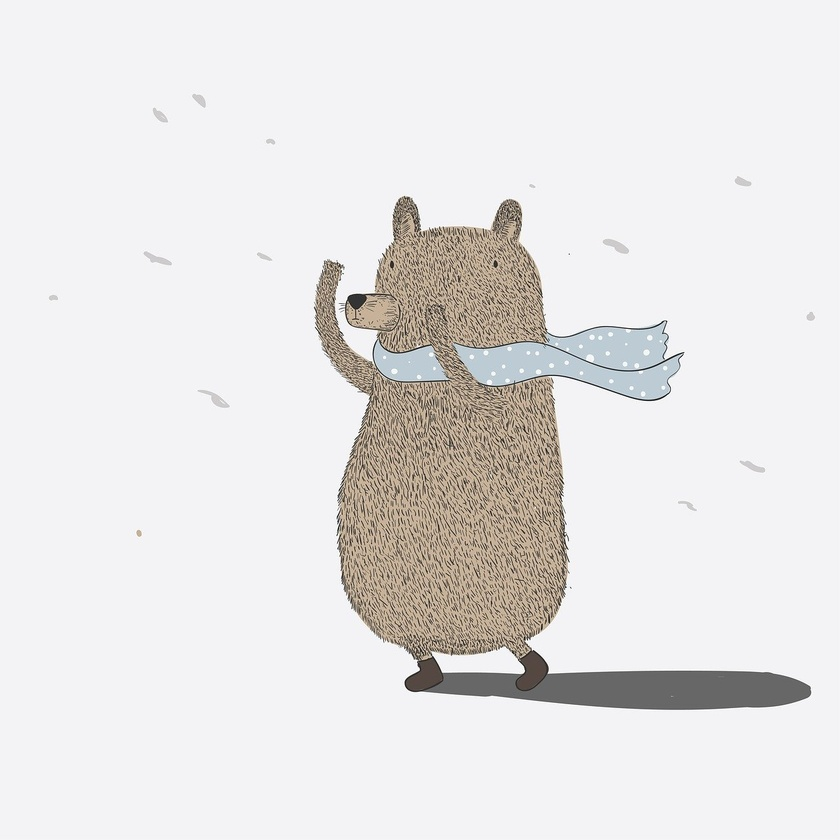
#> input picture day13_openCv/bear.jpg, 840 x 840 px, shrunk from 1280 x 1280 before the run
$ python myCv6.py
#> lines starting #> are read from the running program, lines starting #| are printed output that depends on the picture
import cv2

img = cv2.imread('bear.jpg', cv2.IMREAD_COLOR)
#> img is the input picture: shape (840, 840, 3); mean B, G, R 228.2, 228.5, 230.2

img90 = cv2.rotate(img, cv2.ROTATE_90_CLOCKWISE) # 시계방향으로 90도 회전
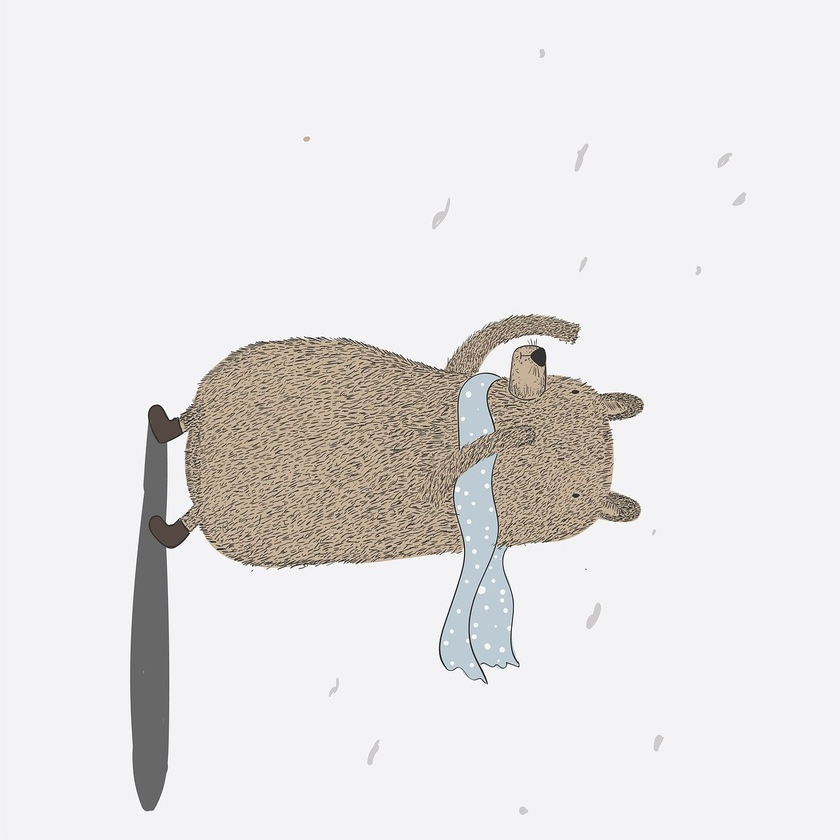
#> img90: shape (840, 840, 3); mean B, G, R 228.2, 228.5, 230.2
img180 = cv2.rotate(img, cv2.ROTATE_180) # 180도 회전
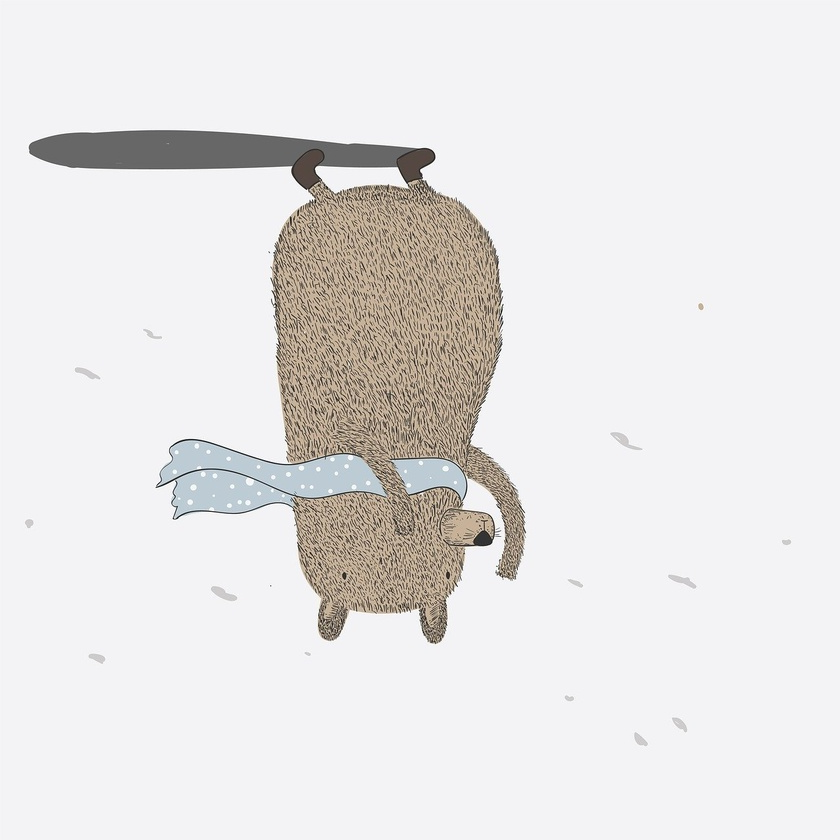
#> img180: shape (840, 840, 3); mean B, G, R 228.2, 228.5, 230.2
img270 = cv2.rotate(img, cv2.ROTATE_90_COUNTERCLOCKWISE) # 반시계방향으로 90도 회전
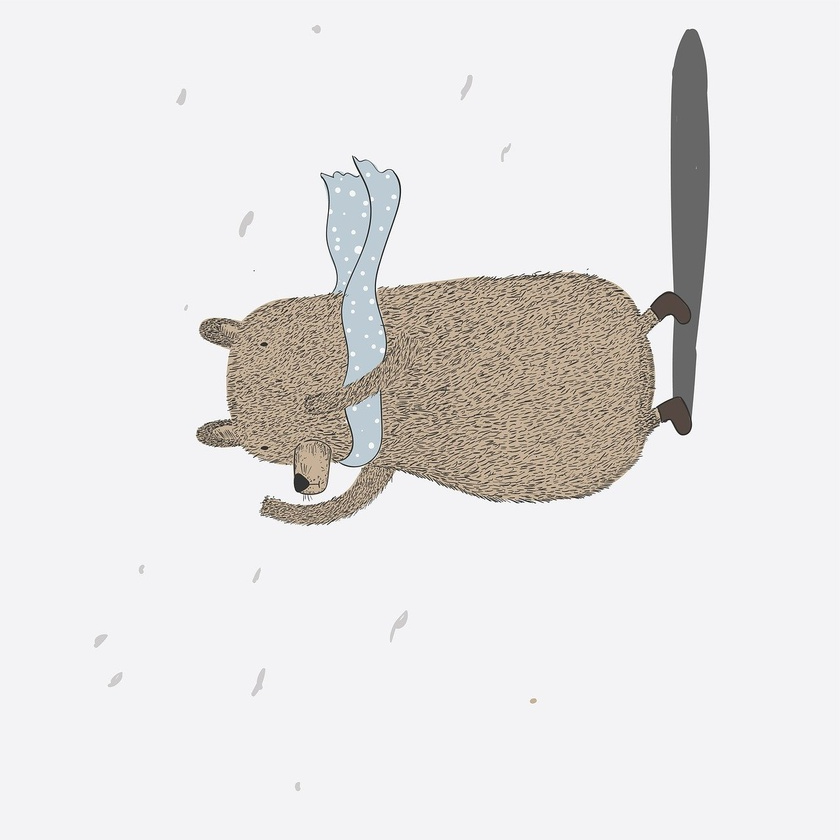
#> img270: shape (840, 840, 3); mean B, G, R 228.2, 228.5, 230.2
                                                         # = 시계방향으로 270도 회전
cv2.imshow('original', img)
cv2.imshow('rotate90', img90)
cv2.imshow('rotate180', img180)
cv2.imshow('rotate270', img270)

cv2.waitKey(0)
cv2.destroyAllWindows()
